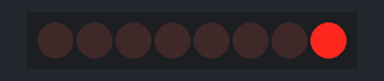
The sketch below on a simulated Arduino Uno, built with avr-gcc and run on an emulated ATmega328P. Shown: 8 shift-register outputs drawn as a row of LEDs (first output left, lit = HIGH). Wiring (inferred from the names in the program): shift register (74HC595): data pin 12; shift clock pin 9; latch pin 11. Wiring (inferred from the signals the program sends): row of LEDs: on Q0, Q1, Q2, Q3, Q4, Q5, Q6, Q7.

Above: at 0.3 s.
At 5.1 s:
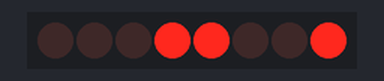
At 10.1 s:
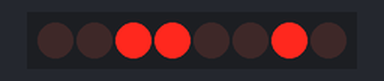
At 19.91 s:
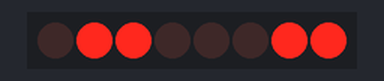
At 29.71 s:
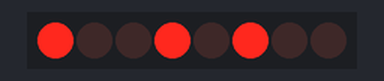
At 39.72 s:
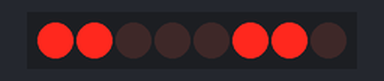
Timing chart, 0 to 40.0 s (numbered marks = the images above):
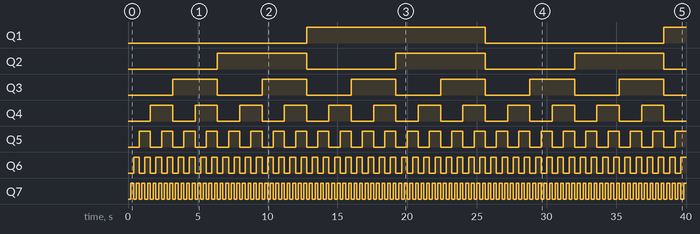

Measured:
- by itself, Q1: LOW → HIGH at 12.8 s, → LOW 12.8 s later, → HIGH 12.8 s later
- by itself, Q2: alternates HIGH for 6.4 s and LOW for 6.4 s
- by itself, Q3: alternates HIGH for 3.2 s and LOW for 3.2 s
- by itself, Q4: alternates HIGH for 1.6 s and LOW for 1.6 s
- by itself, Q5: alternates HIGH for 0.80 s and LOW for 0.80 s
- by itself, Q6: alternates HIGH for 0.40 s and LOW for 0.40 s
- by itself, Q7: alternates HIGH for 0.20 s and LOW for 0.20 s

The sketch:

serialToParallel.ino
```cpp
// pin setup
int clockPin = 9;
int latchPin = 11;
int dataPin = 12;
int wait = 200;

// hex setup
byte led = 0;

void setup()
{
	Serial.begin(9600);
	pinMode(clockPin, OUTPUT);
	pinMode(latchPin, OUTPUT);
	pinMode(dataPin, OUTPUT);
}

void loop()
{
	digitalWrite(latchPin, LOW);
	shiftOut(dataPin, clockPin, LSBFIRST, led); // least significant bit first
	digitalWrite(latchPin, HIGH);
	led = led + 1;
	delay(wait);
}
```
